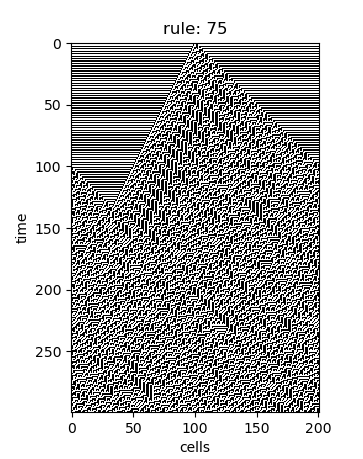

Here is the Python script that generated this plot:
import matplotlib.pyplot as plt
import numpy as np
from matplotlib.colors import LogNorm
from matplotlib.animation import FuncAnimation
#rule 75
def rule (a,b,c): 
    if a==1 and b==1 and c==1:
        return 0
    if a==1 and b==1 and c==0:
        return 1
    if a==1 and b==0 and c==1:
        return 0
    if a==1 and b==0 and c==0:
        return 0
    if a==0 and b==1 and c==1:
        return 1
    if a==0 and b==1 and c==0:
        return 0
    if a==0 and b==0 and c==1:
        return 1
    if a==0 and b==0 and c==0:
        return 1
cell=[] 
cell_temp=[]
cell_length=201
#initial state
cell=[0]*cell_length
cell[cell_length//2]=1

#for how many time steps the program should run
time=300
#a copy of main cell
cell_temp=list(cell) 
 #matrix contains state of each cell in everye time steps
matrix_cell=np.zeros((time,cell_length)) 
for i in range(0,time):
    matrix_cell[i]=cell
    for j in range(0,len(cell)): #going through each cell and apply the rule
        if j==len(cell)-1:
            cell_temp[j]=rule(cell[j-1],cell[j],cell[0])
        else:
            cell_temp[j]=rule(cell[j-1],cell[j],cell[j+1])
    cell=list(cell_temp)


G = np.zeros((time,cell_length,3))
# Where we set the RGB for each pixel
G[matrix_cell==0] = [1,1,1]
G[matrix_cell==1] = [0,0,0]
plt.title('rule: 75')
plt.xlabel('cells')
plt.ylabel('time')
plt.imshow(G,interpolation='nearest')
plt.show()
